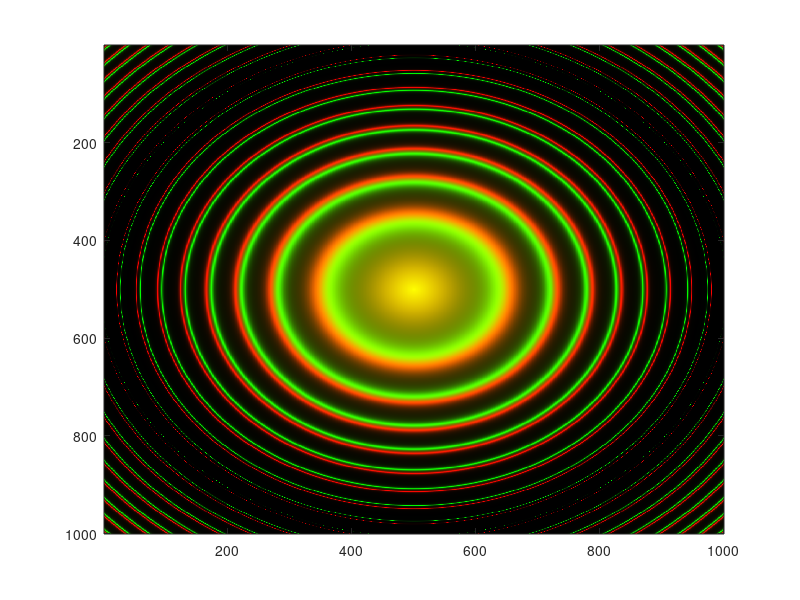

The MATLAB source for this figure:
clear;
lambda_1 = 589.0e-9;
lambda_2 = 589.6e-9;
e = 1.25e-2;             % 干涉仪厚度
d = 5e1;               % 至光屏的距离
R = 0.8;              % 反射系数

axes_dim = linspace(-1, 1, 1000);
[X,Y] = meshgrid(axes_dim, axes_dim);
R = sqrt(X.^2 + Y.^2);
I = atan2(R, d);
COSI = cos(I);

PHI1 = 4 .* pi .* e .* COSI ./ lambda_1;
PHI2 = 4 .* pi .* e .* COSI ./ lambda_2;
E1 = 1 ./ (1 + 4 .* R ./ (1 - R).^2 .* (sin(PHI1 ./ 2).^2));
E2 = 1 ./ (1 + 4 .* R ./ (1 - R).^2 .* (sin(PHI2 ./ 2).^2));
[ind, map] = rgb2ind(E1, E2, zeros(1000,1000));
colormap(map);
image(ind);
